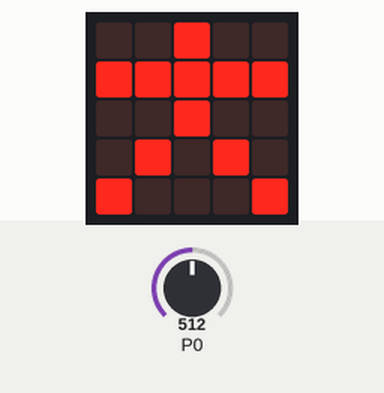
The program below on a simulated BBC micro:bit running MicroPython. Shown: the board's 5×5 LED display. The inputs (shaded band) are chosen by the test bench; at power-on: P0 = 512 (analog values on the 0–1023 scale).

Above: at 1.2 s.
1.3 s: P0 set to 306
At 2.5 s:
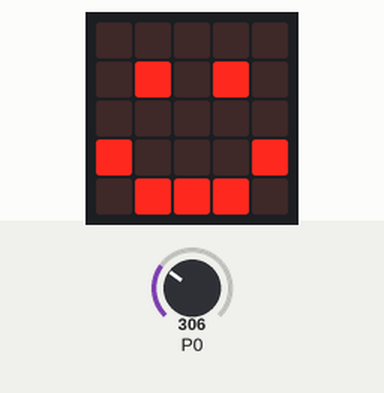
2.8 s: P0 set to 122
At 3.8 s:
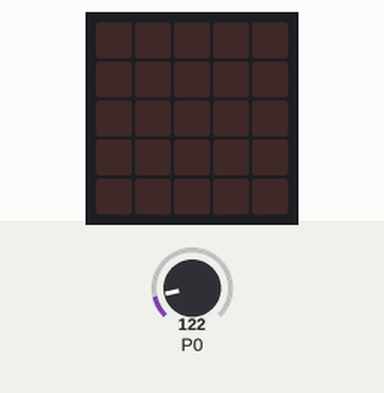
4.3 s: P0 set to 900
At 5.0 s:
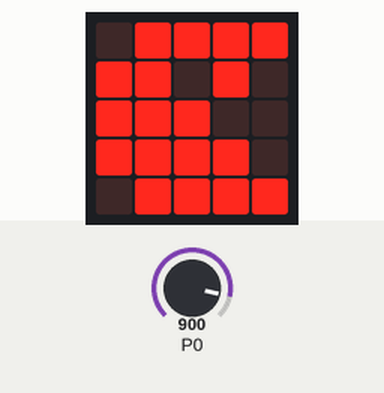
5.8 s: P0 set to 1023
At 6.1 s:
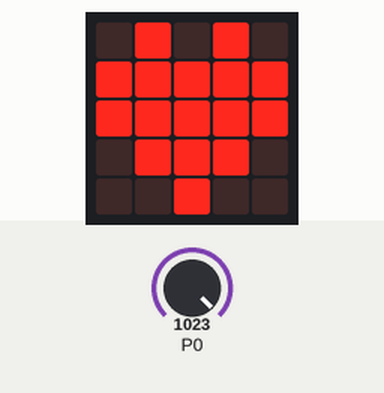
7.3 s: P0 set to 716
At 8.4 s:
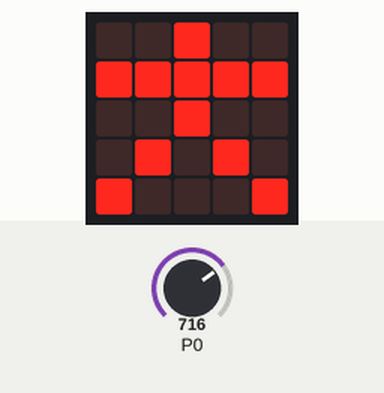
8.8 s: P0 set to 0
At 9.5 s:
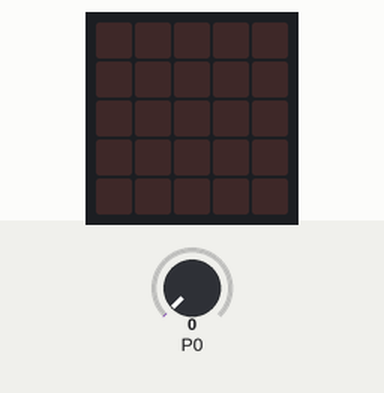
Timing chart, 0 to 11.3 s (numbered marks = the images above; inputs shaded):
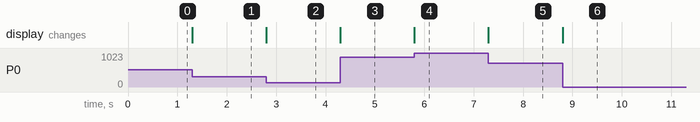

Measured:
- after the input at 1.3 s, the display: changes at once (image 1)
- after the input at 2.8 s, the display: changes at once (image 2)
- after the input at 4.3 s, the display: changes at once (image 3)
- after the input at 5.8 s, the display: changes at once (image 4)
- after the input at 7.3 s, the display: changes at once (image 5)
- after the input at 8.8 s, the display: changes at once (image 6)

The program:

input_output_2.py
```python
from microbit import *
Human = Image("00900:"
		     "99999:"
		     "00900:"
		     "09090:"
		     "90009")
per = 0
while 1:
    vr = pin0.read_analog()
    per = int(vr/255)
    """
    0 = 0%
    1 = 25%
    2 = 50%
    3 = 75%
    4 = 100%
    """
    if per == 0:
        display.clear()
    elif per == 1:
        display.show(Image.HAPPY)
    elif per == 2:
        display.show(Human)
    elif per == 3:
        display.show(Image.PACMAN)
    elif per == 4:
        display.show(Image.HEART)
```
